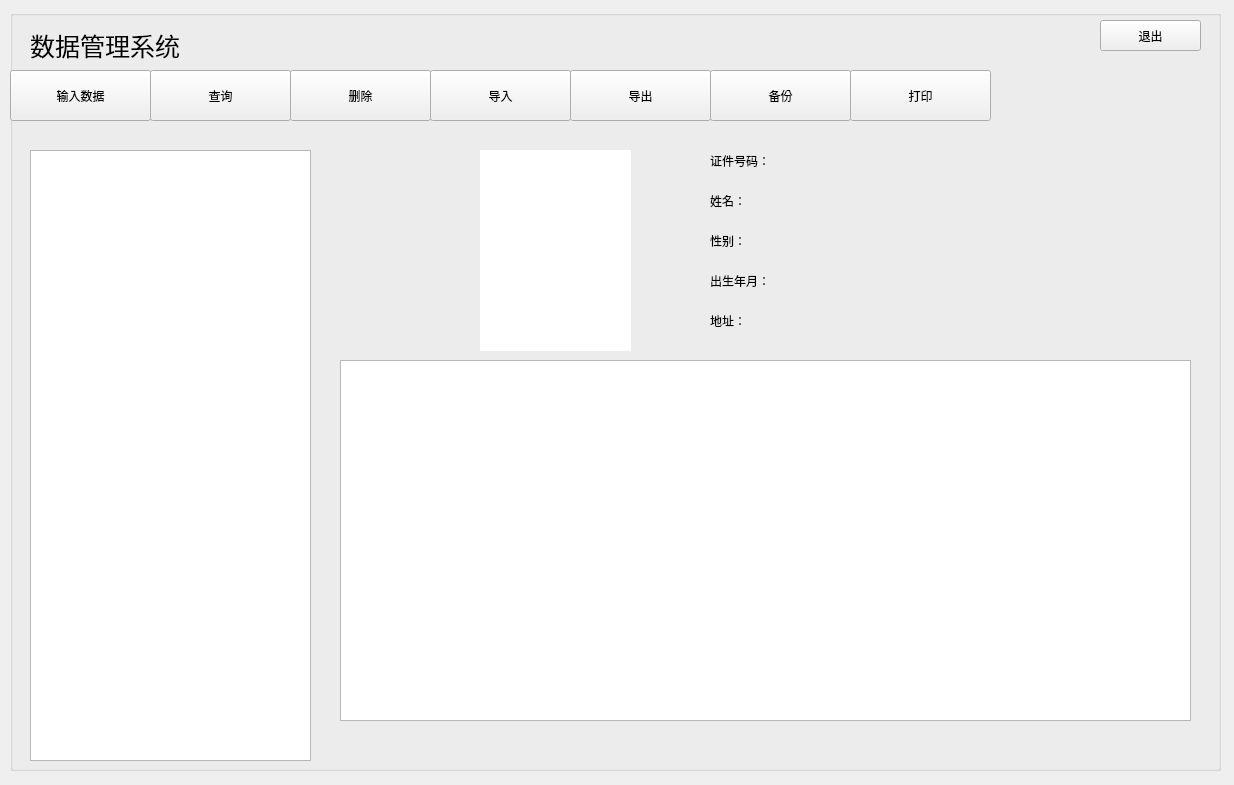
<?xml version="1.0" encoding="UTF-8"?>
<ui version="4.0">
 <class>Widget</class>
 <widget class="QWidget" name="Widget">
  <property name="geometry">
   <rect>
    <x>0</x>
    <y>0</y>
    <width>1234</width>
    <height>785</height>
   </rect>
  </property>
  <property name="windowTitle">
   <string>Widget</string>
  </property>
  <widget class="QGroupBox" name="groupBox">
   <property name="geometry">
    <rect>
     <x>10</x>
     <y>10</y>
     <width>1211</width>
     <height>761</height>
    </rect>
   </property>
   <property name="styleSheet">
    <string notr="true"/>
   </property>
   <property name="title">
    <string/>
   </property>
   <widget class="QLabel" name="labelphoto">
    <property name="geometry">
     <rect>
      <x>470</x>
      <y>140</y>
      <width>151</width>
      <height>201</height>
     </rect>
    </property>
    <property name="styleSheet">
     <string notr="true">background-color:rgb(255, 255, 255)</string>
    </property>
    <property name="text">
     <string/>
    </property>
   </widget>
   <widget class="QLabel" name="label_2">
    <property name="geometry">
     <rect>
      <x>20</x>
      <y>10</y>
      <width>251</width>
      <height>51</height>
     </rect>
    </property>
    <property name="styleSheet">
     <string notr="true">font-size:25px</string>
    </property>
    <property name="text">
     <string>数据管理系统</string>
    </property>
   </widget>
   <widget class="QToolButton" name="toolButtonInput">
    <property name="geometry">
     <rect>
      <x>0</x>
      <y>60</y>
      <width>141</width>
      <height>51</height>
     </rect>
    </property>
    <property name="text">
     <string>输入数据</string>
    </property>
   </widget>
   <widget class="QToolButton" name="toolButtonSearch">
    <property name="geometry">
     <rect>
      <x>140</x>
      <y>60</y>
      <width>141</width>
      <height>51</height>
     </rect>
    </property>
    <property name="text">
     <string>查询</string>
    </property>
   </widget>
   <widget class="QToolButton" name="toolButtonDelete">
    <property name="geometry">
     <rect>
      <x>280</x>
      <y>60</y>
      <width>141</width>
      <height>51</height>
     </rect>
    </property>
    <property name="text">
     <string>删除</string>
    </property>
   </widget>
   <widget class="QToolButton" name="toolButton_10">
    <property name="geometry">
     <rect>
      <x>420</x>
      <y>60</y>
      <width>141</width>
      <height>51</height>
     </rect>
    </property>
    <property name="text">
     <string>导入</string>
    </property>
   </widget>
   <widget class="QToolButton" name="toolButtonBackup">
    <property name="geometry">
     <rect>
      <x>700</x>
      <y>60</y>
      <width>141</width>
      <height>51</height>
     </rect>
    </property>
    <property name="text">
     <string>备份</string>
    </property>
   </widget>
   <widget class="QToolButton" name="toolButtonExport">
    <property name="geometry">
     <rect>
      <x>560</x>
      <y>60</y>
      <width>141</width>
      <height>51</height>
     </rect>
    </property>
    <property name="text">
     <string>导出</string>
    </property>
   </widget>
   <widget class="QToolButton" name="toolButtonexit">
    <property name="geometry">
     <rect>
      <x>1090</x>
      <y>10</y>
      <width>101</width>
      <height>31</height>
     </rect>
    </property>
    <property name="text">
     <string>退出</string>
    </property>
   </widget>
   <widget class="QToolButton" name="toolButtonPrinter">
    <property name="geometry">
     <rect>
      <x>840</x>
      <y>60</y>
      <width>141</width>
      <height>51</height>
     </rect>
    </property>
    <property name="text">
     <string>打印</string>
    </property>
   </widget>
   <widget class="QTableView" name="tableView">
    <property name="geometry">
     <rect>
      <x>330</x>
      <y>350</y>
      <width>851</width>
      <height>361</height>
     </rect>
    </property>
   </widget>
   <widget class="QTreeWidget" name="treeWidget">
    <property name="geometry">
     <rect>
      <x>20</x>
      <y>140</y>
      <width>281</width>
      <height>611</height>
     </rect>
    </property>
    <property name="columnCount">
     <number>0</number>
    </property>
   </widget>
   <widget class="QLabel" name="label">
    <property name="geometry">
     <rect>
      <x>700</x>
      <y>140</y>
      <width>81</width>
      <height>21</height>
     </rect>
    </property>
    <property name="styleSheet">
     <string notr="true">font: 11pt &quot;黑体&quot;;</string>
    </property>
    <property name="text">
     <string>证件号码：</string>
    </property>
   </widget>
   <widget class="QLabel" name="label_3">
    <property name="geometry">
     <rect>
      <x>700</x>
      <y>180</y>
      <width>81</width>
      <height>21</height>
     </rect>
    </property>
    <property name="styleSheet">
     <string notr="true">font: 11pt &quot;黑体&quot;;</string>
    </property>
    <property name="text">
     <string>姓名：</string>
    </property>
   </widget>
   <widget class="QLabel" name="label_4">
    <property name="geometry">
     <rect>
      <x>700</x>
      <y>220</y>
      <width>81</width>
      <height>21</height>
     </rect>
    </property>
    <property name="styleSheet">
     <string notr="true">font: 11pt &quot;黑体&quot;;</string>
    </property>
    <property name="text">
     <string>性别：</string>
    </property>
   </widget>
   <widget class="QLabel" name="label_5">
    <property name="geometry">
     <rect>
      <x>700</x>
      <y>260</y>
      <width>81</width>
      <height>21</height>
     </rect>
    </property>
    <property name="styleSheet">
     <string notr="true">font: 11pt &quot;黑体&quot;;</string>
    </property>
    <property name="text">
     <string>出生年月：</string>
    </property>
   </widget>
   <widget class="QLabel" name="label_6">
    <property name="geometry">
     <rect>
      <x>700</x>
      <y>300</y>
      <width>81</width>
      <height>21</height>
     </rect>
    </property>
    <property name="styleSheet">
     <string notr="true">font: 11pt &quot;黑体&quot;;</string>
    </property>
    <property name="text">
     <string>地址：</string>
    </property>
   </widget>
   <widget class="QLabel" name="labelID">
    <property name="geometry">
     <rect>
      <x>820</x>
      <y>140</y>
      <width>221</width>
      <height>21</height>
     </rect>
    </property>
    <property name="text">
     <string/>
    </property>
   </widget>
   <widget class="QLabel" name="labelname">
    <property name="geometry">
     <rect>
      <x>820</x>
      <y>180</y>
      <width>221</width>
      <height>21</height>
     </rect>
    </property>
    <property name="text">
     <string/>
    </property>
   </widget>
   <widget class="QLabel" name="labelgender">
    <property name="geometry">
     <rect>
      <x>820</x>
      <y>220</y>
      <width>221</width>
      <height>21</height>
     </rect>
    </property>
    <property name="text">
     <string/>
    </property>
   </widget>
   <widget class="QLabel" name="labelbirth">
    <property name="geometry">
     <rect>
      <x>820</x>
      <y>260</y>
      <width>221</width>
      <height>21</height>
     </rect>
    </property>
    <property name="text">
     <string/>
    </property>
   </widget>
   <widget class="QLabel" name="labeladdress">
    <property name="geometry">
     <rect>
      <x>820</x>
      <y>300</y>
      <width>221</width>
      <height>21</height>
     </rect>
    </property>
    <property name="text">
     <string/>
    </property>
   </widget>
  </widget>
 </widget>
 <layoutdefault spacing="6" margin="11"/>
 <resources/>
 <connections/>
</ui>
